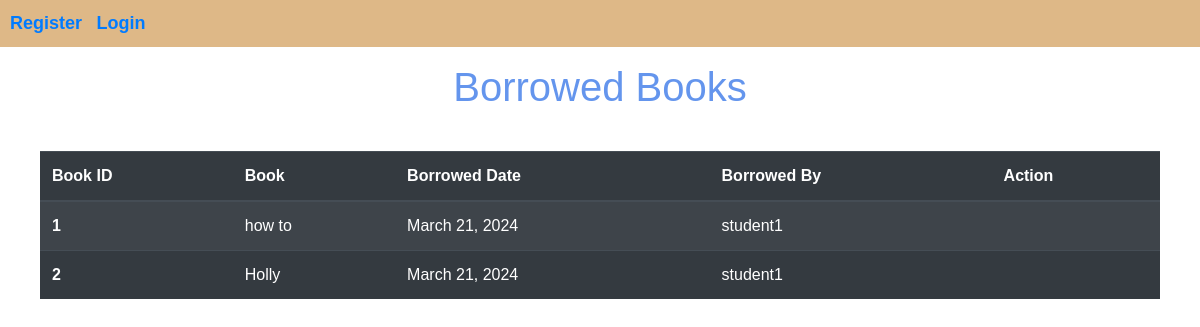
Screenshot of /books/Borrowed with the database file from the repository.
### borrowingmanagement/models.py (models this page shows)
class BorrowedBook(models.Model):
    user = models.ForeignKey(User, on_delete=models.CASCADE)
    book = models.ForeignKey(Book, on_delete=models.CASCADE)
    borrow_date = models.DateField(auto_now_add=True)
    return_date = models.DateField(null=True, blank=True)
    def __str__(self):
        return f"{self.user.username} borrowed {self.book.title}"

### bookmanagement/models.py (models this page shows, shortened)
class Book(models.Model):
    title = models.CharField(max_length=100)
    author = models.CharField(max_length=100)
    genre = models.CharField(max_length=50)
    book_file=models.FileField(upload_to='books_pdfs', default= "")
    book_cover=models.ImageField(upload_to='library_manage/books_image', default = "")
    ratings=models.DecimalField(max_digits=3, decimal_places=1, default = 2)
    status_choices = [
        ('available', 'Available'),
        ('borrowed', 'Borrowed'),
    ]
    status = models.CharField(max_length=20, choices=status_choices, default='available')
    def __str__(self):
        return self.title

### account/models.py (models this page shows)
class User(AbstractUser):
    is_admin=models.BooleanField('Is admin', default=False)
    is_student=models.BooleanField('Is student', default=False)
    is_super_admin=models.BooleanField('Is super admin', default=False)
    email=models.EmailField(unique=True)
    username=models.CharField(max_length=150, unique=True)
    books_borrowed=models.PositiveIntegerField(null=True, default = 0)
    is_banned=models.BooleanField(default=False, null=True)
    EMAIL_FIELD = 'email'
    USERNAME_FIELD = 'username'
    REQUIRED_FIELDS = ['email']

### bookmanagement/views.py (the view)
# urls.py: path('Borrowed',borrowed, name='borrowed'),
def borrowed(request):
    books=BorrowedBook.objects.all()
    print(books)
    return render(request, 'bookmanagement/borrowedbook.html', {'books':books})

### bookmanagement/templates/bookmanagement/borrowedbook.html (shortened to what this page needs)
<!doctype html>
<html lang="en">
<head>
  <link rel="stylesheet" href="https://cdn.jsdelivr.net/npm/bootstrap@4.4.1/dist/css/bootstrap.min.css"
>
</head>
<body>
  <header>
    <nav>
      <ul>
        {% if user.is_authenticated %}
        <li><a href="{% url 'home' %}" style="text-decoration: none; font-weight: bold; font-size: 18px;">Home</a></li>
        <li><a href="booklist" style="text-decoration: none; font-weight: bold; font-size: 18px;">Book Management</a></li>
        <li><a href="AddBook" style="text-decoration: none; font-weight: bold; font-size: 18px;">Add Books</a></li>
        <li><a href="#" style="text-decoration: none; font-weight: bold; font-size: 18px;">Borrowed Books</a></li>
      </ul>
      <ul>
        <li><a href="#" style="text-decoration: none; font-weight: bold; font-size: 18px;">Admin Profile</a></li>
        <li><a href="{% url 'logout' %}" style="text-decoration: none; font-weight: bold; font-size: 18px;">Logout</a></li>
      </ul>
      {% else %}
      <ul>
        <li><a href="register" style="text-decoration: none; font-weight: bold; font-size: 18px;">Register</a></li>
        <li><a href="login" style="text-decoration: none; font-weight: bold; font-size: 18px;">Login</a></li>
      </ul>
      {% endif %}
    </nav>
  </header>
  <h1 class="mt-3" style="color: cornflowerblue; margin-bottom: 1rem; text-align: center;">Borrowed Books</h1>
  <div class="table-container">
    <table class="table table-striped table-dark">
        <table class="table table-striped table-dark">
            <thead>
              <tr>
                <th scope="col">Book ID</th>
                <th scope="col">Book</th>
                <th scope="col">Borrowed Date</th>
                <th scope="col">Borrowed By</th>
                <th scope="col">Action</th>
              </tr>
            </thead>
            <tbody>
              {% for i in books %}
                <tr>
                  <th scope="row">{{ forloop.counter }}</th>
                  <td>{{ i.book }}</td>
                  <td>{{ i.borrow_date }}</td>
                  <td>{{ i.user }}</td>
                  <td>
                  </td>
                </tr>
              {% endfor %}
            </tbody>
          </table>
    </table>
  </div>

### bookmanagement/templates/bookmanagement/borrowedbook.html (style rules this page uses)
body { font-family: Arial, sans-serif; margin: 0; padding: 0; }
header { background-color: burlywood; color: #fff; padding: 10px; text-align: center; }
nav { display: flex; justify-content: space-between; align-items: center; }
nav ul { list-style-type: none; margin: 0; padding: 0; }
nav ul li { display: inline; margin-right: 10px; }
h1 { color: #333; }
.table { margin-top: 20px; }
.table-container { margin: 0 auto; max-width: 70rem; }

### rows the page displays
BorrowedBook: book "how to", borrow_date "March 21, 2024", user "student1"
BorrowedBook: book "Holly", borrow_date "March 21, 2024", user "student1"
